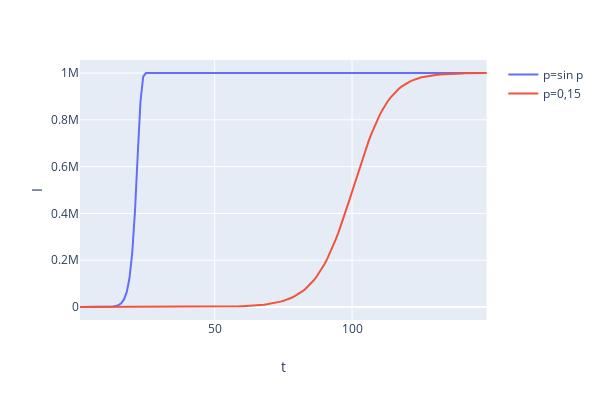

Notebook code cell kept with this figure:
### Code cell
px.line(df,x='t',y='I',color='p', height=400,width=600)

### Figure 1 — Plotly figure (JSON) as saved in the notebook; plotly's stock layout.template omitted (floating-point values rounded to 4 significant figures; data arrays with more than 128 entries replaced by an {"elided": "..."} marker saying what was removed)
{"data": [{"hoverlabel": {"namelength": 0}, "hovertemplate": "p=sin p<br>t=%{x}<br>I=%{y}", "legendgroup": "p=sin p", "line": {"color": "#636efa", "dash": "solid"}, "mode": "lines", "name": "p=sin p", "showlegend": true, "type": "scatter", "x": {"elided": "149 int values"}, "xaxis": "x", "y": {"elided": "149 float values"}, "yaxis": "y"}, {"hoverlabel": {"namelength": 0}, "hovertemplate": "p=0,15<br>t=%{x}<br>I=%{y}", "legendgroup": "p=0,15", "line": {"color": "#EF553B", "dash": "solid"}, "mode": "lines", "name": "p=0,15", "showlegend": true, "type": "scatter", "x": {"elided": "149 int values"}, "xaxis": "x", "y": {"elided": "149 float values"}, "yaxis": "y"}], "layout": {"height": 400, "legend": {"tracegroupgap": 0}, "margin": {"t": 60}, "width": 600, "xaxis": {"anchor": "y", "autorange": true, "domain": [0, 0.98], "range": [1, 149], "title": {"text": "t"}, "type": "linear"}, "yaxis": {"anchor": "x", "autorange": true, "domain": [0, 1], "range": [-55550.0, 1056000.0], "title": {"text": "I"}, "type": "linear"}}}
